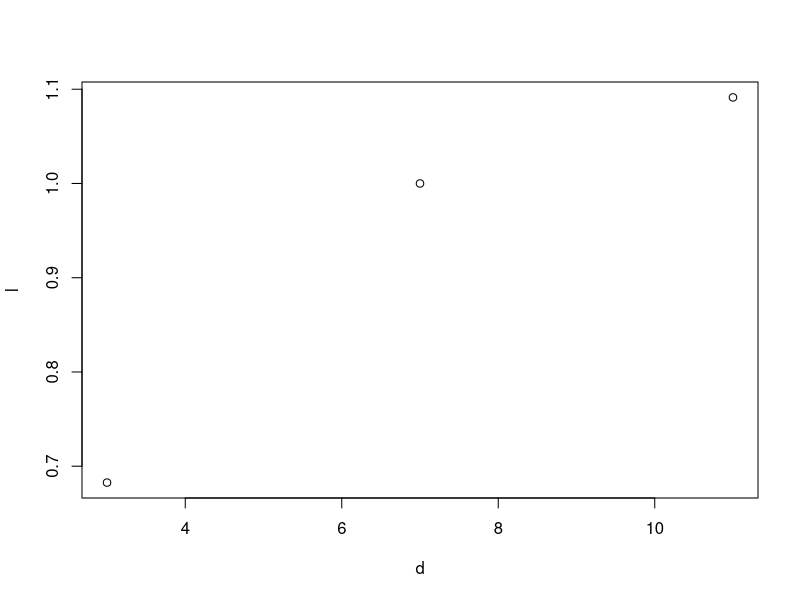

R code for this plot:
## ---- chunk 1
Vektor <- c(1,2,3)
mean <- mean(Vektor)
Sum <- sum(Vektor)
b <- c(4,5,6)
a <- c(2,4,6)
c <- c(1,3,5)
d <- a +c
f <- b + Vektor
l <- log(d, f)
plot(d, l)
